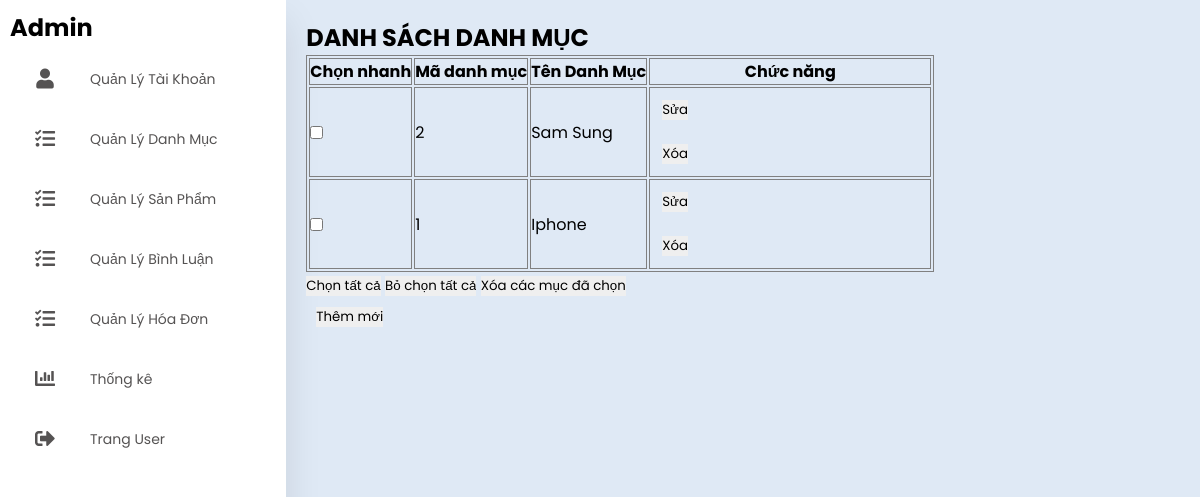
Screenshot of /admin/index.php?act=listdm with the database file from the repository.
### tables this page shows
CREATE TABLE `danhmuc` (
  `id` int(11) NOT NULL,
  `name` varchar(255) NOT NULL
);

### model/pdo.php (called while the page is built, shortened)
<?php
function pdo_get_connection(){
    $servername = "localhost";
    $username = "root";
    $password = "";
    try {
        $conn = new PDO("mysql:host=$servername;dbname=duan1", $username, $password);
        $conn->setAttribute(PDO::ATTR_ERRMODE, PDO::ERRMODE_EXCEPTION);
        return $conn;
    } catch(PDOException $e) {
        echo "Connection failed: " . $e->getMessage();
    }
}
function pdo_query($sql){
    $sql_args=array_slice(func_get_args(),1);
    try{
        $conn=pdo_get_connection();
        $stmt=$conn->prepare($sql);
        $stmt->execute($sql_args);
        $rows=$stmt->fetchAll();
        return $rows;
    }
    catch(PDOException $e){
        throw $e;
    }
    finally{
        unset($conn);
    }
}
?>

### model/danhmuc.php (called while the page is built, shortened)
<?php
function loadall_danhmuc(){
$sql="SELECT * FROM danhmuc order by id desc";
$listdanhmuc=pdo_query($sql);
return $listdanhmuc;
}
?>

### admin/danhmuc/listdm.php (the view)
<div class="row">
    <div class="row formtitle mb10">
        <h1>DANH SÁCH DANH MỤC</h1>
    </div>
    <div class="row formcontent">
        <form action="index.php?act=adddm" method="post">
            <div class="row mb10 formds_loai">
                <table border="1" class="mb10">
                    <tr>
                        <th>Chọn nhanh</th>
                        <th>Mã danh mục</th>
                        <th>Tên Danh Mục</th>
                        <th>Chức năng</th>
                    </tr>
                    <?php foreach ($listdm as $dm) {
                        extract($dm); ?>
                        <tr>
                            <td><input type="checkbox" name=""></td>
                            <td><?php echo $id ?></td>
                            <td><?php echo $name ?></td>
                            <td><a href="index.php?act=updatedm&iddm=<?php echo $id ?>"><input type="button" value="Sửa"></a>
                                <a onclick="return confirm('Bạn có chắc chắn muốn xóa')" href="index.php?act=deletedm&iddm=<?php echo $id ?>"><input type="button" value="Xóa"></a></td>
                        </tr>
                    <?php } ?>
                </table>
                </div>
                <input type="button" value="Chọn tất cả">
                <input type="button" value="Bỏ chọn tất cả">
                <input type="button" value="Xóa các mục đã chọn">
            <a href="index.php?act=adddm"><input type="button" value="Thêm mới"></a>
        </form>
    </div>
</div>

### header.php (style rules this page uses)
* { margin: 0; padding: 0; outline: none; border: none; text-decoration: none; box-sizing: border-box; font-family: "Poppins", sans-serif; }
table { border:1px solid gray; }
tr th { border:1px solid gray; }
tr td { border:1px solid gray; }
body { background: #dfe9f5; }
a { position: relative; color: rgb(85, 83, 83); font-size: 14px; display: table; width: 280px; padding: 10px; }

### rows the page displays
danhmuc: id "2", name "Sam Sung"
danhmuc: id "1", name "Iphone"
